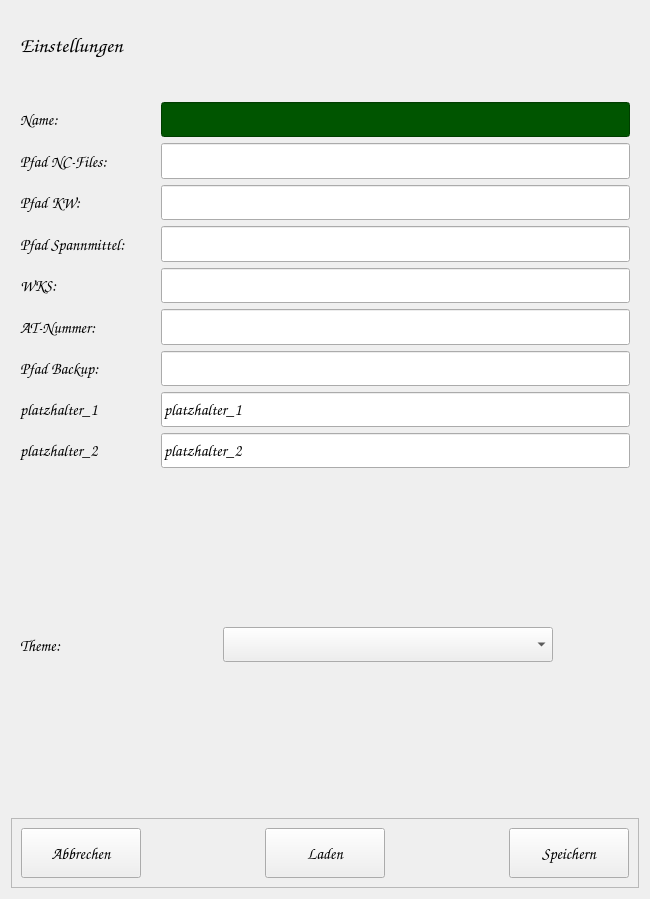
<?xml version="1.0" encoding="UTF-8"?>
<ui version="4.0">
 <class>frm_settings</class>
 <widget class="QWidget" name="frm_settings">
  <property name="windowModality">
   <enum>Qt::WindowModality::ApplicationModal</enum>
  </property>
  <property name="geometry">
   <rect>
    <x>0</x>
    <y>0</y>
    <width>650</width>
    <height>899</height>
   </rect>
  </property>
  <property name="minimumSize">
   <size>
    <width>650</width>
    <height>800</height>
   </size>
  </property>
  <property name="maximumSize">
   <size>
    <width>650</width>
    <height>1200</height>
   </size>
  </property>
  <property name="windowTitle">
   <string>Einstellungen</string>
  </property>
  <property name="windowIcon">
   <iconset>
    <normaloff>:/Buttons/download.png</normaloff>:/Buttons/download.png</iconset>
  </property>
  <layout class="QVBoxLayout" name="verticalLayout">
   <item>
    <widget class="QWidget" name="wg_title" native="true">
     <property name="sizePolicy">
      <sizepolicy hsizetype="Fixed" vsizetype="Fixed">
       <horstretch>0</horstretch>
       <verstretch>0</verstretch>
      </sizepolicy>
     </property>
     <property name="minimumSize">
      <size>
       <width>500</width>
       <height>60</height>
      </size>
     </property>
     <property name="maximumSize">
      <size>
       <width>500</width>
       <height>60</height>
      </size>
     </property>
     <layout class="QHBoxLayout" name="horizontalLayout">
      <item>
       <widget class="QLabel" name="lb_title_text">
        <property name="minimumSize">
         <size>
          <width>200</width>
          <height>50</height>
         </size>
        </property>
        <property name="maximumSize">
         <size>
          <width>400</width>
          <height>60</height>
         </size>
        </property>
        <property name="font">
         <font>
          <family>Comic Sans MS</family>
          <pointsize>16</pointsize>
          <bold>true</bold>
         </font>
        </property>
        <property name="text">
         <string>Einstellungen</string>
        </property>
        <property name="alignment">
         <set>Qt::AlignmentFlag::AlignLeading|Qt::AlignmentFlag::AlignLeft|Qt::AlignmentFlag::AlignVCenter</set>
        </property>
       </widget>
      </item>
      <item>
       <spacer name="horizontalSpacer">
        <property name="orientation">
         <enum>Qt::Orientation::Horizontal</enum>
        </property>
        <property name="sizeHint" stdset="0">
         <size>
          <width>40</width>
          <height>20</height>
         </size>
        </property>
       </spacer>
      </item>
     </layout>
    </widget>
   </item>
   <item>
    <widget class="QWidget" name="wg_formular" native="true">
     <property name="sizePolicy">
      <sizepolicy hsizetype="Fixed" vsizetype="Expanding">
       <horstretch>0</horstretch>
       <verstretch>0</verstretch>
      </sizepolicy>
     </property>
     <property name="minimumSize">
      <size>
       <width>500</width>
       <height>400</height>
      </size>
     </property>
     <property name="maximumSize">
      <size>
       <width>800</width>
       <height>1000</height>
      </size>
     </property>
     <property name="font">
      <font>
       <pointsize>10</pointsize>
      </font>
     </property>
     <layout class="QFormLayout" name="formLayout_2">
      <item row="0" column="0" colspan="2">
       <spacer name="verticalSpacer">
        <property name="orientation">
         <enum>Qt::Orientation::Vertical</enum>
        </property>
        <property name="sizeType">
         <enum>QSizePolicy::Policy::Fixed</enum>
        </property>
        <property name="sizeHint" stdset="0">
         <size>
          <width>20</width>
          <height>10</height>
         </size>
        </property>
       </spacer>
      </item>
      <item row="1" column="0">
       <widget class="QLabel" name="lb_nutzername">
        <property name="minimumSize">
         <size>
          <width>130</width>
          <height>35</height>
         </size>
        </property>
        <property name="maximumSize">
         <size>
          <width>250</width>
          <height>50</height>
         </size>
        </property>
        <property name="font">
         <font>
          <family>Comic Sans MS</family>
          <pointsize>12</pointsize>
          <bold>true</bold>
         </font>
        </property>
        <property name="text">
         <string>Name:</string>
        </property>
        <property name="alignment">
         <set>Qt::AlignmentFlag::AlignLeading|Qt::AlignmentFlag::AlignLeft|Qt::AlignmentFlag::AlignVCenter</set>
        </property>
       </widget>
      </item>
      <item row="1" column="1">
       <widget class="QLineEdit" name="le_nutzername">
        <property name="sizePolicy">
         <sizepolicy hsizetype="Expanding" vsizetype="Expanding">
          <horstretch>0</horstretch>
          <verstretch>0</verstretch>
         </sizepolicy>
        </property>
        <property name="minimumSize">
         <size>
          <width>330</width>
          <height>35</height>
         </size>
        </property>
        <property name="maximumSize">
         <size>
          <width>900</width>
          <height>50</height>
         </size>
        </property>
        <property name="font">
         <font>
          <family>Comic Sans MS</family>
          <pointsize>12</pointsize>
         </font>
        </property>
        <property name="styleSheet">
         <string notr="true">background-color: rgb(0, 85, 0)
</string>
        </property>
       </widget>
      </item>
      <item row="2" column="0">
       <widget class="QLabel" name="lb_nc_base_path">
        <property name="minimumSize">
         <size>
          <width>130</width>
          <height>35</height>
         </size>
        </property>
        <property name="maximumSize">
         <size>
          <width>250</width>
          <height>50</height>
         </size>
        </property>
        <property name="font">
         <font>
          <family>Comic Sans MS</family>
          <pointsize>12</pointsize>
          <bold>true</bold>
         </font>
        </property>
        <property name="text">
         <string>Pfad NC-Files:</string>
        </property>
        <property name="alignment">
         <set>Qt::AlignmentFlag::AlignLeading|Qt::AlignmentFlag::AlignLeft|Qt::AlignmentFlag::AlignVCenter</set>
        </property>
       </widget>
      </item>
      <item row="2" column="1">
       <widget class="QLineEdit" name="le_nc_base_path">
        <property name="sizePolicy">
         <sizepolicy hsizetype="Expanding" vsizetype="Expanding">
          <horstretch>0</horstretch>
          <verstretch>0</verstretch>
         </sizepolicy>
        </property>
        <property name="minimumSize">
         <size>
          <width>330</width>
          <height>35</height>
         </size>
        </property>
        <property name="maximumSize">
         <size>
          <width>900</width>
          <height>50</height>
         </size>
        </property>
        <property name="font">
         <font>
          <family>Comic Sans MS</family>
          <pointsize>12</pointsize>
         </font>
        </property>
        <property name="text">
         <string/>
        </property>
       </widget>
      </item>
      <item row="3" column="0">
       <widget class="QLabel" name="lb_pfad_template">
        <property name="minimumSize">
         <size>
          <width>130</width>
          <height>35</height>
         </size>
        </property>
        <property name="maximumSize">
         <size>
          <width>250</width>
          <height>50</height>
         </size>
        </property>
        <property name="font">
         <font>
          <family>Comic Sans MS</family>
          <pointsize>12</pointsize>
          <bold>true</bold>
         </font>
        </property>
        <property name="text">
         <string>Pfad KW:</string>
        </property>
        <property name="alignment">
         <set>Qt::AlignmentFlag::AlignLeading|Qt::AlignmentFlag::AlignLeft|Qt::AlignmentFlag::AlignVCenter</set>
        </property>
       </widget>
      </item>
      <item row="3" column="1">
       <widget class="QLineEdit" name="le_pfad_template">
        <property name="sizePolicy">
         <sizepolicy hsizetype="Expanding" vsizetype="Expanding">
          <horstretch>0</horstretch>
          <verstretch>0</verstretch>
         </sizepolicy>
        </property>
        <property name="minimumSize">
         <size>
          <width>330</width>
          <height>35</height>
         </size>
        </property>
        <property name="maximumSize">
         <size>
          <width>900</width>
          <height>50</height>
         </size>
        </property>
        <property name="font">
         <font>
          <family>Comic Sans MS</family>
          <pointsize>12</pointsize>
         </font>
        </property>
       </widget>
      </item>
      <item row="4" column="0">
       <widget class="QLabel" name="lb_spannmittel_basis_pfad">
        <property name="minimumSize">
         <size>
          <width>135</width>
          <height>35</height>
         </size>
        </property>
        <property name="maximumSize">
         <size>
          <width>250</width>
          <height>50</height>
         </size>
        </property>
        <property name="font">
         <font>
          <family>Comic Sans MS</family>
          <pointsize>12</pointsize>
          <bold>true</bold>
         </font>
        </property>
        <property name="text">
         <string>Pfad Spannmittel: </string>
        </property>
        <property name="alignment">
         <set>Qt::AlignmentFlag::AlignLeading|Qt::AlignmentFlag::AlignLeft|Qt::AlignmentFlag::AlignVCenter</set>
        </property>
       </widget>
      </item>
      <item row="4" column="1">
       <widget class="QLineEdit" name="le_spannmittel_basis_pfad">
        <property name="sizePolicy">
         <sizepolicy hsizetype="Expanding" vsizetype="Expanding">
          <horstretch>0</horstretch>
          <verstretch>0</verstretch>
         </sizepolicy>
        </property>
        <property name="minimumSize">
         <size>
          <width>330</width>
          <height>35</height>
         </size>
        </property>
        <property name="maximumSize">
         <size>
          <width>900</width>
          <height>50</height>
         </size>
        </property>
        <property name="font">
         <font>
          <family>Comic Sans MS</family>
          <pointsize>12</pointsize>
         </font>
        </property>
       </widget>
      </item>
      <item row="5" column="0">
       <widget class="QLabel" name="lb_wks">
        <property name="minimumSize">
         <size>
          <width>130</width>
          <height>35</height>
         </size>
        </property>
        <property name="maximumSize">
         <size>
          <width>250</width>
          <height>50</height>
         </size>
        </property>
        <property name="font">
         <font>
          <family>Comic Sans MS</family>
          <pointsize>12</pointsize>
          <bold>true</bold>
         </font>
        </property>
        <property name="text">
         <string>WKS:</string>
        </property>
        <property name="alignment">
         <set>Qt::AlignmentFlag::AlignLeading|Qt::AlignmentFlag::AlignLeft|Qt::AlignmentFlag::AlignVCenter</set>
        </property>
       </widget>
      </item>
      <item row="5" column="1">
       <widget class="QLineEdit" name="le_wks">
        <property name="sizePolicy">
         <sizepolicy hsizetype="Expanding" vsizetype="Expanding">
          <horstretch>0</horstretch>
          <verstretch>0</verstretch>
         </sizepolicy>
        </property>
        <property name="minimumSize">
         <size>
          <width>330</width>
          <height>35</height>
         </size>
        </property>
        <property name="maximumSize">
         <size>
          <width>900</width>
          <height>50</height>
         </size>
        </property>
        <property name="font">
         <font>
          <family>Comic Sans MS</family>
          <pointsize>12</pointsize>
         </font>
        </property>
       </widget>
      </item>
      <item row="6" column="0">
       <widget class="QLabel" name="lb_projekt_prefix">
        <property name="minimumSize">
         <size>
          <width>130</width>
          <height>35</height>
         </size>
        </property>
        <property name="maximumSize">
         <size>
          <width>250</width>
          <height>50</height>
         </size>
        </property>
        <property name="font">
         <font>
          <family>Comic Sans MS</family>
          <pointsize>12</pointsize>
          <bold>true</bold>
         </font>
        </property>
        <property name="text">
         <string>AT-Nummer:</string>
        </property>
        <property name="alignment">
         <set>Qt::AlignmentFlag::AlignLeading|Qt::AlignmentFlag::AlignLeft|Qt::AlignmentFlag::AlignVCenter</set>
        </property>
       </widget>
      </item>
      <item row="6" column="1">
       <widget class="QLineEdit" name="le_projekt_prefix">
        <property name="sizePolicy">
         <sizepolicy hsizetype="Expanding" vsizetype="Expanding">
          <horstretch>0</horstretch>
          <verstretch>0</verstretch>
         </sizepolicy>
        </property>
        <property name="minimumSize">
         <size>
          <width>330</width>
          <height>35</height>
         </size>
        </property>
        <property name="maximumSize">
         <size>
          <width>900</width>
          <height>50</height>
         </size>
        </property>
        <property name="font">
         <font>
          <family>Comic Sans MS</family>
          <pointsize>12</pointsize>
         </font>
        </property>
       </widget>
      </item>
      <item row="7" column="0">
       <widget class="QLabel" name="lb_pfad_backup">
        <property name="minimumSize">
         <size>
          <width>130</width>
          <height>35</height>
         </size>
        </property>
        <property name="maximumSize">
         <size>
          <width>250</width>
          <height>50</height>
         </size>
        </property>
        <property name="font">
         <font>
          <family>Comic Sans MS</family>
          <pointsize>12</pointsize>
          <bold>true</bold>
         </font>
        </property>
        <property name="text">
         <string>Pfad Backup:</string>
        </property>
        <property name="alignment">
         <set>Qt::AlignmentFlag::AlignLeading|Qt::AlignmentFlag::AlignLeft|Qt::AlignmentFlag::AlignVCenter</set>
        </property>
       </widget>
      </item>
      <item row="7" column="1">
       <widget class="QLineEdit" name="le_pfad_backup">
        <property name="sizePolicy">
         <sizepolicy hsizetype="Expanding" vsizetype="Expanding">
          <horstretch>0</horstretch>
          <verstretch>0</verstretch>
         </sizepolicy>
        </property>
        <property name="minimumSize">
         <size>
          <width>330</width>
          <height>35</height>
         </size>
        </property>
        <property name="maximumSize">
         <size>
          <width>900</width>
          <height>50</height>
         </size>
        </property>
        <property name="font">
         <font>
          <family>Comic Sans MS</family>
          <pointsize>12</pointsize>
         </font>
        </property>
       </widget>
      </item>
      <item row="8" column="0">
       <widget class="QLabel" name="lb_platzhalter_1">
        <property name="minimumSize">
         <size>
          <width>120</width>
          <height>35</height>
         </size>
        </property>
        <property name="maximumSize">
         <size>
          <width>250</width>
          <height>50</height>
         </size>
        </property>
        <property name="font">
         <font>
          <family>Comic Sans MS</family>
          <pointsize>12</pointsize>
          <bold>true</bold>
         </font>
        </property>
        <property name="text">
         <string>platzhalter_1</string>
        </property>
        <property name="alignment">
         <set>Qt::AlignmentFlag::AlignLeading|Qt::AlignmentFlag::AlignLeft|Qt::AlignmentFlag::AlignVCenter</set>
        </property>
       </widget>
      </item>
      <item row="8" column="1">
       <widget class="QLineEdit" name="le_platzhalter_1">
        <property name="minimumSize">
         <size>
          <width>330</width>
          <height>35</height>
         </size>
        </property>
        <property name="maximumSize">
         <size>
          <width>900</width>
          <height>50</height>
         </size>
        </property>
        <property name="font">
         <font>
          <family>Comic Sans MS</family>
          <pointsize>12</pointsize>
         </font>
        </property>
        <property name="text">
         <string>platzhalter_1</string>
        </property>
       </widget>
      </item>
      <item row="9" column="0">
       <widget class="QLabel" name="lb_platzhalter_2">
        <property name="minimumSize">
         <size>
          <width>120</width>
          <height>35</height>
         </size>
        </property>
        <property name="maximumSize">
         <size>
          <width>250</width>
          <height>50</height>
         </size>
        </property>
        <property name="font">
         <font>
          <family>Comic Sans MS</family>
          <pointsize>12</pointsize>
          <bold>true</bold>
         </font>
        </property>
        <property name="text">
         <string>platzhalter_2</string>
        </property>
        <property name="alignment">
         <set>Qt::AlignmentFlag::AlignLeading|Qt::AlignmentFlag::AlignLeft|Qt::AlignmentFlag::AlignVCenter</set>
        </property>
       </widget>
      </item>
      <item row="9" column="1">
       <widget class="QLineEdit" name="le_platzhalter_2">
        <property name="minimumSize">
         <size>
          <width>330</width>
          <height>35</height>
         </size>
        </property>
        <property name="maximumSize">
         <size>
          <width>900</width>
          <height>50</height>
         </size>
        </property>
        <property name="font">
         <font>
          <family>Comic Sans MS</family>
          <pointsize>12</pointsize>
         </font>
        </property>
        <property name="text">
         <string>platzhalter_2</string>
        </property>
       </widget>
      </item>
     </layout>
    </widget>
   </item>
   <item>
    <spacer name="verticalSpacer_2">
     <property name="orientation">
      <enum>Qt::Orientation::Vertical</enum>
     </property>
     <property name="sizeHint" stdset="0">
      <size>
       <width>20</width>
       <height>40</height>
      </size>
     </property>
    </spacer>
   </item>
   <item>
    <widget class="QWidget" name="wg_styles" native="true">
     <property name="minimumSize">
      <size>
       <width>500</width>
       <height>60</height>
      </size>
     </property>
     <layout class="QHBoxLayout" name="horizontalLayout_3">
      <item>
       <widget class="QLabel" name="lb_styles">
        <property name="minimumSize">
         <size>
          <width>120</width>
          <height>35</height>
         </size>
        </property>
        <property name="maximumSize">
         <size>
          <width>250</width>
          <height>50</height>
         </size>
        </property>
        <property name="font">
         <font>
          <family>Comic Sans MS</family>
          <pointsize>12</pointsize>
          <bold>true</bold>
         </font>
        </property>
        <property name="text">
         <string>Theme:</string>
        </property>
        <property name="alignment">
         <set>Qt::AlignmentFlag::AlignLeading|Qt::AlignmentFlag::AlignLeft|Qt::AlignmentFlag::AlignVCenter</set>
        </property>
       </widget>
      </item>
      <item>
       <spacer name="horizontalSpacer_3">
        <property name="orientation">
         <enum>Qt::Orientation::Horizontal</enum>
        </property>
        <property name="sizeHint" stdset="0">
         <size>
          <width>40</width>
          <height>20</height>
         </size>
        </property>
       </spacer>
      </item>
      <item>
       <widget class="QComboBox" name="cb_styles">
        <property name="minimumSize">
         <size>
          <width>330</width>
          <height>35</height>
         </size>
        </property>
        <property name="font">
         <font>
          <family>Comic Sans MS</family>
          <pointsize>12</pointsize>
         </font>
        </property>
       </widget>
      </item>
      <item>
       <spacer name="horizontalSpacer_5">
        <property name="orientation">
         <enum>Qt::Orientation::Horizontal</enum>
        </property>
        <property name="sizeHint" stdset="0">
         <size>
          <width>40</width>
          <height>20</height>
         </size>
        </property>
       </spacer>
      </item>
     </layout>
    </widget>
   </item>
   <item>
    <widget class="QLabel" name="lb_ausgabe">
     <property name="sizePolicy">
      <sizepolicy hsizetype="Fixed" vsizetype="Expanding">
       <horstretch>0</horstretch>
       <verstretch>0</verstretch>
      </sizepolicy>
     </property>
     <property name="minimumSize">
      <size>
       <width>524</width>
       <height>100</height>
      </size>
     </property>
     <property name="maximumSize">
      <size>
       <width>524</width>
       <height>200</height>
      </size>
     </property>
     <property name="font">
      <font>
       <family>Comic Sans MS</family>
       <pointsize>14</pointsize>
       <bold>true</bold>
      </font>
     </property>
     <property name="text">
      <string/>
     </property>
     <property name="alignment">
      <set>Qt::AlignmentFlag::AlignCenter</set>
     </property>
    </widget>
   </item>
   <item>
    <widget class="QFrame" name="fr_buttons">
     <property name="minimumSize">
      <size>
       <width>500</width>
       <height>70</height>
      </size>
     </property>
     <property name="maximumSize">
      <size>
       <width>800</width>
       <height>100</height>
      </size>
     </property>
     <property name="frameShape">
      <enum>QFrame::Shape::StyledPanel</enum>
     </property>
     <property name="frameShadow">
      <enum>QFrame::Shadow::Raised</enum>
     </property>
     <layout class="QHBoxLayout" name="horizontalLayout_2">
      <item>
       <widget class="QPushButton" name="pb_abbrechen">
        <property name="minimumSize">
         <size>
          <width>120</width>
          <height>50</height>
         </size>
        </property>
        <property name="font">
         <font>
          <family>Comic Sans MS</family>
          <pointsize>12</pointsize>
          <bold>true</bold>
         </font>
        </property>
        <property name="text">
         <string>Abbrechen</string>
        </property>
        <property name="iconSize">
         <size>
          <width>28</width>
          <height>28</height>
         </size>
        </property>
       </widget>
      </item>
      <item>
       <spacer name="horizontalSpacer_2">
        <property name="orientation">
         <enum>Qt::Orientation::Horizontal</enum>
        </property>
        <property name="sizeHint" stdset="0">
         <size>
          <width>40</width>
          <height>20</height>
         </size>
        </property>
       </spacer>
      </item>
      <item>
       <widget class="QPushButton" name="pb_laden">
        <property name="minimumSize">
         <size>
          <width>120</width>
          <height>50</height>
         </size>
        </property>
        <property name="font">
         <font>
          <family>Comic Sans MS</family>
          <pointsize>12</pointsize>
          <bold>true</bold>
         </font>
        </property>
        <property name="text">
         <string>Laden</string>
        </property>
        <property name="iconSize">
         <size>
          <width>28</width>
          <height>28</height>
         </size>
        </property>
       </widget>
      </item>
      <item>
       <spacer name="horizontalSpacer_4">
        <property name="orientation">
         <enum>Qt::Orientation::Horizontal</enum>
        </property>
        <property name="sizeHint" stdset="0">
         <size>
          <width>40</width>
          <height>20</height>
         </size>
        </property>
       </spacer>
      </item>
      <item>
       <widget class="QPushButton" name="pb_speichern">
        <property name="minimumSize">
         <size>
          <width>120</width>
          <height>50</height>
         </size>
        </property>
        <property name="font">
         <font>
          <family>Comic Sans MS</family>
          <pointsize>12</pointsize>
          <bold>true</bold>
         </font>
        </property>
        <property name="text">
         <string>Speichern</string>
        </property>
        <property name="iconSize">
         <size>
          <width>28</width>
          <height>28</height>
         </size>
        </property>
        <property name="shortcut">
         <string>Return</string>
        </property>
       </widget>
      </item>
     </layout>
    </widget>
   </item>
  </layout>
 </widget>
 <resources/>
 <connections>
  <connection>
   <sender>pb_abbrechen</sender>
   <signal>clicked()</signal>
   <receiver>frm_settings</receiver>
   <slot>close()</slot>
   <hints>
    <hint type="sourcelabel">
     <x>93</x>
     <y>755</y>
    </hint>
    <hint type="destinationlabel">
     <x>261</x>
     <y>399</y>
    </hint>
   </hints>
  </connection>
 </connections>
</ui>
